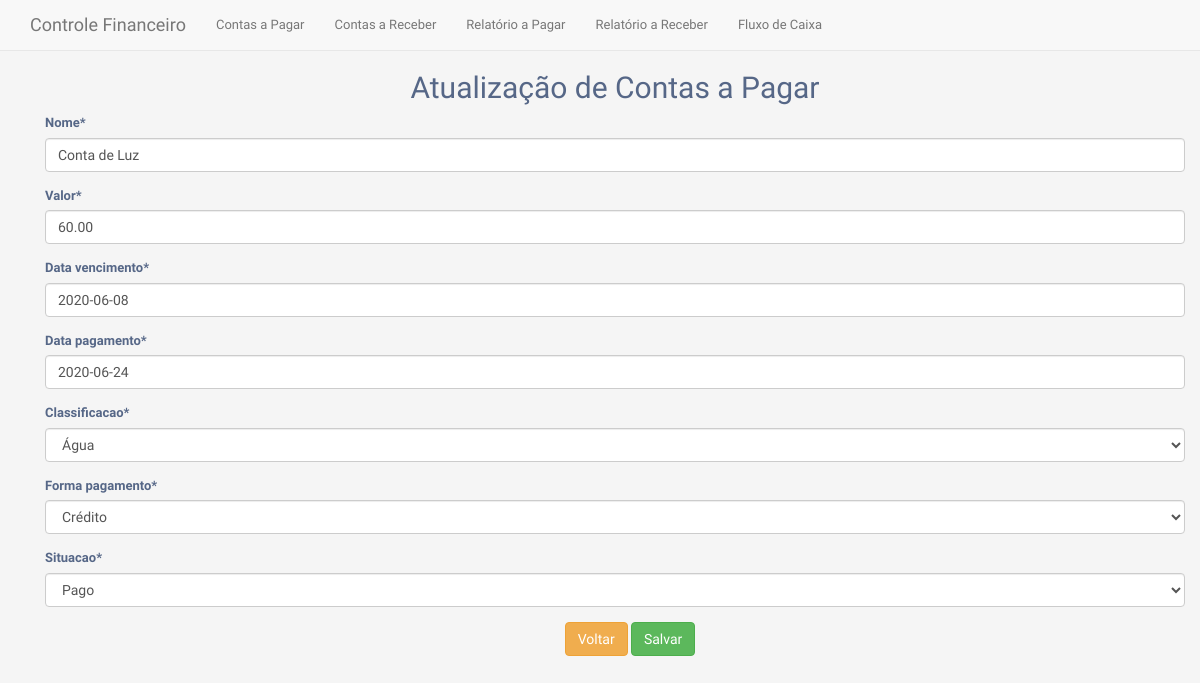
The app's page /pagamento/atualizar/1/, older data.
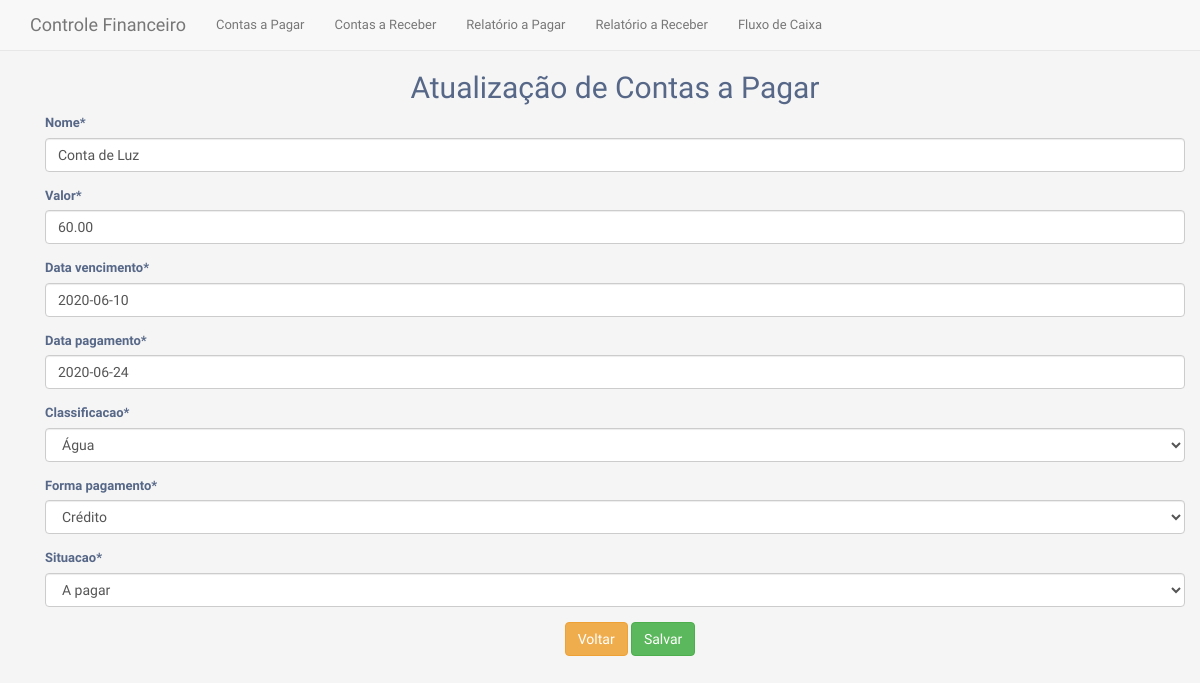
The same page, newer data.
### contas/models.py (models this page shows, shortened)
class ContasPagar(models.Model):
    nome = models.CharField(max_length=200)
    valor = models.DecimalField(max_digits=7, decimal_places=2)
    data_vencimento = models.DateField(null = True)
    data_pagamento = models.DateField(null = True)
    dt_criacao = models.DateTimeField(auto_now_add=True)
    CP_CLASSIFICACAO_CHOICES = [
        ('1', 'Telecomunicações'),
        ('2', 'Água'),
        ('3', 'Energia'),
        ('4', 'Alimentação'),
        ('5', 'Outros'),
    ]
    classificacao = models.CharField(
        max_length=4,
        choices=CP_CLASSIFICACAO_CHOICES,
        default=1,
    )
    CP_FORMA_PAGAMENTO_CHOICES = [
        ('1', 'Boleto'),
        ('2', 'Crédito'),
        ('3', 'Débito'),
        ('4', 'Depósito'),
        ('5', 'Outros'),
    ]
    forma_pagamento = models.CharField(
        max_length=4,
        choices=CP_FORMA_PAGAMENTO_CHOICES,
        default=1,
    )
    CP_SITUACAO_CHOICES = [
        ('1', 'Pago'),
        ('2', 'A pagar'),
    ]
    situacao = models.CharField(
        max_length=4,
        choices=CP_SITUACAO_CHOICES,
        default=2,
    )
    class Meta:
        verbose_name_plural: 'ContasPagar'

### contas/views/contas_pagar.py (the view)
# urls.py: path('pagamento/atualizar/<int:pk>/', cpv.atualizar, name="atualizar_pagamento"),
def atualizar(request, pk):
    data = {}
    conta = ContasPagar.objects.get(id=pk)
    form = ContasPagarForm(request.POST or None, instance=conta)
    if form.is_valid():
        form.save()
        return redirect('listar_pagamento')
    data['operacao'] = 'Atualização de Contas a Pagar'
    data['form'] = form
    return render(request, 'contas/contasPagarCreateUpdate.html', data)

### contas/forms/contaspagar_form.py
class ContasPagarForm(ModelForm):
    class Meta:
        model = ContasPagar
        fields = ['nome', 'valor', 'data_vencimento', 'data_pagamento', 'classificacao', 'forma_pagamento', 'situacao']

### contas/templates/contas/contasPagarCreateUpdate.html
{% extends 'contas/base.html' %} {% load crispy_forms_tags %} {% block content %}
<div class="container">
    <h2 class="text-center">{{ operacao }}</h2>
    <form method="post">
        {% csrf_token %} {{ form|crispy }}
        <div class="container">
            <div class="row">
                <div class="col text-center">
                    <a href="{% url 'listar_pagamento' %}" class="btn btn-warning"><span>Voltar</span></a>
                    <button type="submit" class="btn btn-success">Salvar</button>
                </div>
            </div>
        </div>
    </form>
</div>
{% endblock %}

Row changes from the older to the newer data that the page shows:
changed ContasPagar "Conta de Luz": data_vencimento "2020-06-08" → "2020-06-10"; situacao "Pago" → "A pagar"
